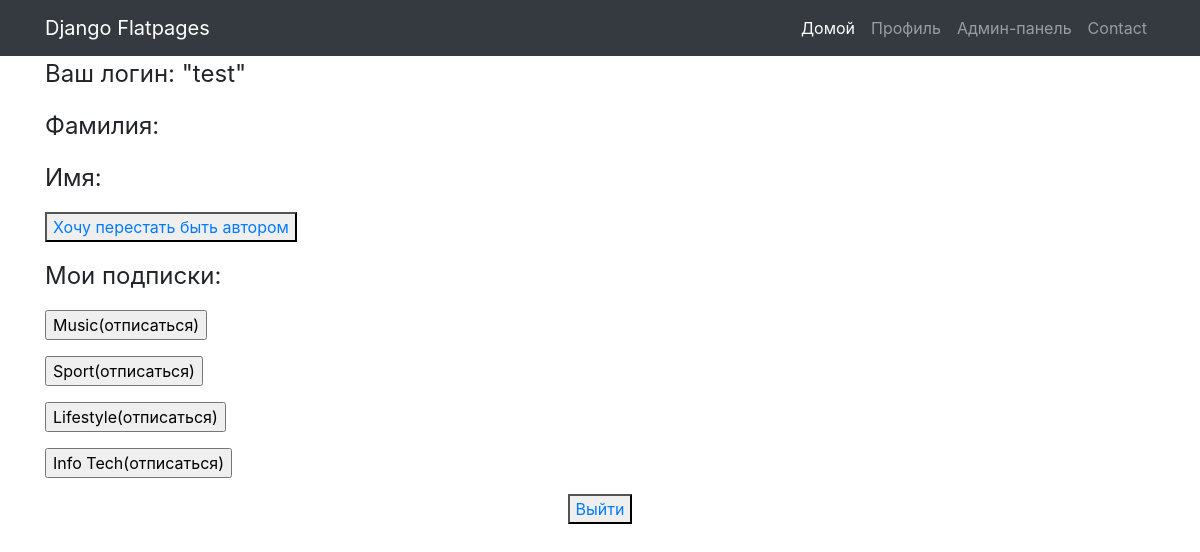
/sign/profile/ (signed in), run on the app's committed database.
### news/models.py (models this page shows)
class Category(models.Model):
    name_category = models.CharField(max_length=100, unique=True)
    subscriber = models.ManyToManyField(User, blank=True)
    def __str__(self):
        return f"{self.name_category}"

### accounts/views.py (the view)
# urls.py: path('profile/', UserProfile.as_view(), name='profile'),
class UserProfile(LoginRequiredMixin, TemplateView):
    template_name = 'accounts/profile.html'
    def get_context_data(self, **kwargs):
        context = super().get_context_data(**kwargs)
        context['is_not_author'] = not self.request.user.groups.filter(name='authors').exists()
        context['subscribed_categories'] = Category.objects.filter(subscriber=self.request.user.id)
        context['subscribers_list'] = [i.get('pk') for i in self.request.user.category_set.all().values('pk')]
        return context

### templates/accounts/profile.html (shortened to what this page needs)
{% extends 'default.html' %}
{% block content %}
<p style="text-align: left; font-size: 1.5em">Ваш логин: "{{ request.user.username }}"</p>
<p style="text-align: left; font-size: 1.5em">Фамилия: {{ request.user.last_name }}</p>
<p style="text-align: left; font-size: 1.5em">Имя: {{ request.user.first_name }}</p>
{% if is_not_author %}
<p style="text-align: left"><button><a href="{% url 'upgrade' %}">Хочу стать автором</a></button></p>
{% elif not is_not_author %}
<p style="text-align: left"><button><a href="{% url 'upgrade' %}">Хочу перестать быть автором</a></button></p>
{% endif %}
<p style="text-align: left; font-size: 1.5em">Мои подписки:</p>
{% for category in subscribed_categories %}
    {% if category.pk in subscribers_list %}
        <form method="post" action="{% url 'subscribe' category.pk %}">
            <p style="text-align: left"><input type="submit" value="{{ category }}(отписаться)"></p>
        </form>
    {% endif %}
{% endfor %}
<button><a href="{% url 'logout' %}">Выйти</a></button>
{% endblock content %}

### templates/default.html (shortened to what this page needs)
{% load static %}
<!DOCTYPE html>
<html lang="en">
<head>
  <link href="{% static 'vendor/bootstrap/css/bootstrap.min.css' %}" rel="stylesheet">
</head>
<body>
  <nav class="navbar navbar-expand-lg navbar-dark bg-dark static-top">
    <div class="container">
      <a class="navbar-brand" href="/news/">Django Flatpages</a>
      <div class="collapse navbar-collapse" id="navbarResponsive">
        <ul class="navbar-nav ml-auto">
          <li class="nav-item active">
            <a class="nav-link" href="/news/">Домой
            </a>
          </li>
          <li class="nav-item">
            <a class="nav-link" href="{% url 'profile' %}">Профиль</a>
          </li>
          <li class="nav-item">
            <a class="nav-link" href="/admin/">Админ-панель</a>
          </li>
          <li class="nav-item">
            <a class="nav-link" href="#">Contact</a>
          </li>
        </ul>
      </div>
    </div>
  </nav>
  <div class="container">
    <div class="row">
      <div class="col-lg-12 text-center">
          {% block content %}
          {% endblock content %}
      </div>
    </div>
  </div>
</body>
</html>

### data on the page
Category: name_category "Music(отписаться)"
Category: name_category "Sport(отписаться)"
Category: name_category "Lifestyle(отписаться)"
Category: name_category "Info Tech(отписаться)"

### other printed values
{{ request.user.username }} "test"
